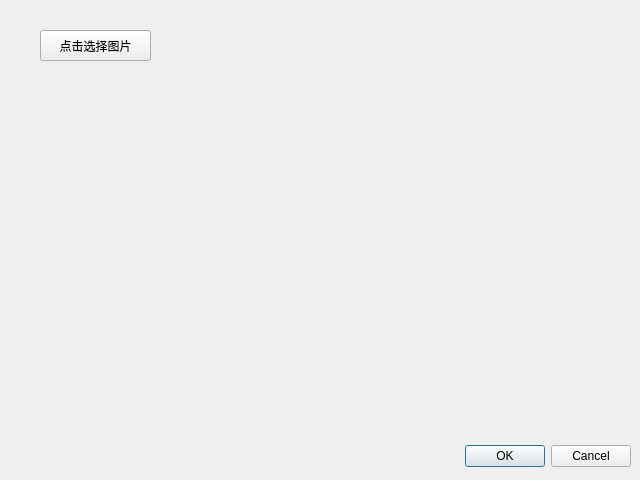
<?xml version="1.0" encoding="UTF-8"?>
<ui version="4.0">
 <class>Picture_Cap</class>
 <widget class="QDialog" name="Picture_Cap">
  <property name="geometry">
   <rect>
    <x>0</x>
    <y>0</y>
    <width>640</width>
    <height>480</height>
   </rect>
  </property>
  <property name="windowTitle">
   <string>Dialog</string>
  </property>
  <widget class="QDialogButtonBox" name="buttonBox">
   <property name="geometry">
    <rect>
     <x>10</x>
     <y>440</y>
     <width>621</width>
     <height>32</height>
    </rect>
   </property>
   <property name="orientation">
    <enum>Qt::Horizontal</enum>
   </property>
   <property name="standardButtons">
    <set>QDialogButtonBox::Cancel|QDialogButtonBox::Ok</set>
   </property>
  </widget>
  <widget class="QLabel" name="label">
   <property name="geometry">
    <rect>
     <x>70</x>
     <y>90</y>
     <width>511</width>
     <height>311</height>
    </rect>
   </property>
   <property name="text">
    <string/>
   </property>
  </widget>
  <widget class="QPushButton" name="pushButton">
   <property name="geometry">
    <rect>
     <x>40</x>
     <y>30</y>
     <width>111</width>
     <height>31</height>
    </rect>
   </property>
   <property name="text">
    <string>点击选择图片</string>
   </property>
  </widget>
 </widget>
 <resources/>
 <connections>
  <connection>
   <sender>buttonBox</sender>
   <signal>accepted()</signal>
   <receiver>Picture_Cap</receiver>
   <slot>accept()</slot>
   <hints>
    <hint type="sourcelabel">
     <x>248</x>
     <y>254</y>
    </hint>
    <hint type="destinationlabel">
     <x>157</x>
     <y>274</y>
    </hint>
   </hints>
  </connection>
  <connection>
   <sender>buttonBox</sender>
   <signal>rejected()</signal>
   <receiver>Picture_Cap</receiver>
   <slot>reject()</slot>
   <hints>
    <hint type="sourcelabel">
     <x>316</x>
     <y>260</y>
    </hint>
    <hint type="destinationlabel">
     <x>286</x>
     <y>274</y>
    </hint>
   </hints>
  </connection>
 </connections>
</ui>
